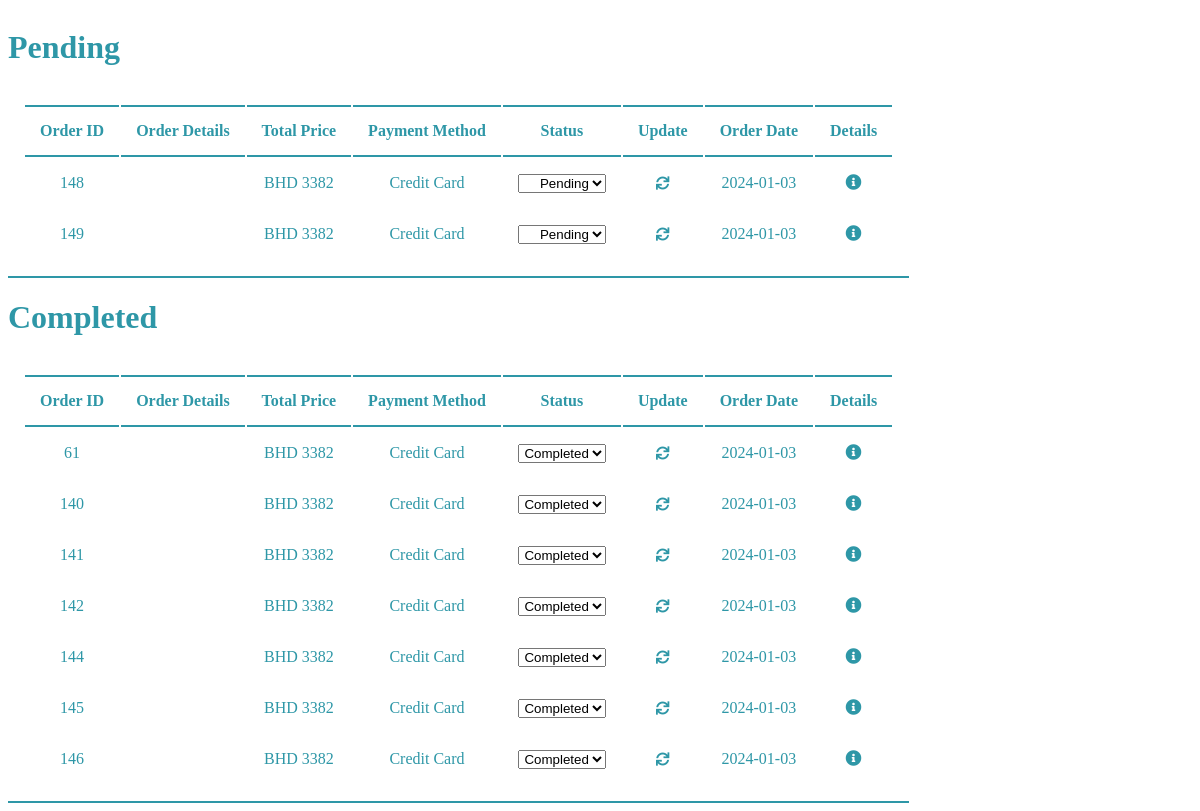
Page /ManageOrders/ma.php on the committed database.
### ManageOrders/ma.php (the view, shortened to what this page needs)
<?php
include '../Connection/init.php';
$stmt = $db->prepare("SELECT * FROM `order data`");
$stmt->execute();
$orders = $stmt->fetchAll(PDO::FETCH_ASSOC);
?>
<!DOCTYPE html>
<html lang="en">
<head>
  <link rel="stylesheet" href="https://cdnjs.cloudflare.com/ajax/libs/font-awesome/5.15.3/css/all.min.css">
</head>
<body>
  <div class="container">
    <div class="content">
      <?php
      $statuses = array('Pending', 'Processing', 'Completed');
      foreach ($statuses as $status) {
        $filteredOrders = array_filter($orders, function ($order) use ($status) {
          return $order['Status'] === $status && $order['PaymentMethod'] !== '';
        });
        if (!empty($filteredOrders)) {
          echo '<h1 class="inline-elements">' . $status . '</h1>';
          echo '<table class="hidden" style="border-bottom: 2px solid #2E97A7;">';
          echo '<tr>
                  <th>Order ID</th>
                  <th>Order Details</th>
                  <th>Total Price</th>
                  <th>Payment Method</th>
                  <th>Status</th>
                  <th>Update</th>
                  <th>Order Date</th>
                  <th>Details</th>
                </tr>';
          echo '<tbody>';
          foreach ($filteredOrders as $order) {
            $OrderID = $order['OrderID'];
            $TotalPrice = $order['TotalPrice'];
            $paymentMethod = $order['PaymentMethod'];
            $Status = $order['Status'];
            $OrderDate = $order['OrderDate'];
            $OrderDetails = $order['OrderDetails'];
      ?>
            <tr>
              <td><?php echo $OrderID ?></td>
              <td><?php echo $OrderDetails ?></td>
              <td><?php echo "BHD $TotalPrice" ?></td>
              <td><?php echo $paymentMethod ?></td>
              <td>
                <select name="status" data-order-id="<?php echo $OrderID; ?>">
                  <option value="Pending" <?php echo ($Status === 'Pending') ? 'selected' : '' ?>>Pending</option>
                  <option value="Completed" <?php echo ($Status === 'Completed') ? 'selected' : '' ?>>Completed</option>
                </select>
              </td>
              <td>
                <button class="update-icon" name="OrderID[]" data-order-id="<?php echo $order['OrderID']; ?>" onclick="updateStatus(this)">
                  <i class="fas fa-sync"></i>
                </button>
              </td>
              <td><?php echo $OrderDate ?></td>
              <td><i class="fas fa-info-circle"></i></td>
            </tr>
      <?php
          }
          echo '</tbody>';
          echo '</table>';
        }
      }
      ?>
    </div>
  </div>
</body>
</html>

### ManageOrders/ma.php (style rules this page uses)
th { border-top: 2px solid #2E97A7; border-bottom: 2px solid #2E97A7; }
table, th, tr, td { padding: 15px; text-align: center; color: #2E97A7; }
h1, label { color: #2E97A7; }
.inline-elements label, select { text-align: end; }
.inline-elements { display: inline-block; margin-right: 10px; }
button.update-icon { background: none; border: none; padding: 0; }
button.update-icon i { color: #2E97A7; }

### rows in the picture
order data: OrderID "148", TotalPrice "3382", PaymentMethod "Credit Card", status "Pending", OrderDate "2024-01-03"
order data: OrderID "149", TotalPrice "3382", PaymentMethod "Credit Card", status "Pending", OrderDate "2024-01-03"
order data: OrderID "61", TotalPrice "3382", PaymentMethod "Credit Card", status "Completed", OrderDate "2024-01-03"
order data: OrderID "140", TotalPrice "3382", PaymentMethod "Credit Card", status "Completed", OrderDate "2024-01-03"
order data: OrderID "141", TotalPrice "3382", PaymentMethod "Credit Card", status "Completed", OrderDate "2024-01-03"
order data: OrderID "142", TotalPrice "3382", PaymentMethod "Credit Card", status "Completed", OrderDate "2024-01-03"
order data: OrderID "144", TotalPrice "3382", PaymentMethod "Credit Card", status "Completed", OrderDate "2024-01-03"
order data: OrderID "145", TotalPrice "3382", PaymentMethod "Credit Card", status "Completed", OrderDate "2024-01-03"
order data: OrderID "146", TotalPrice "3382", PaymentMethod "Credit Card", status "Completed", OrderDate "2024-01-03"

### other values in the picture
$status "Pending"
$status "Completed"
